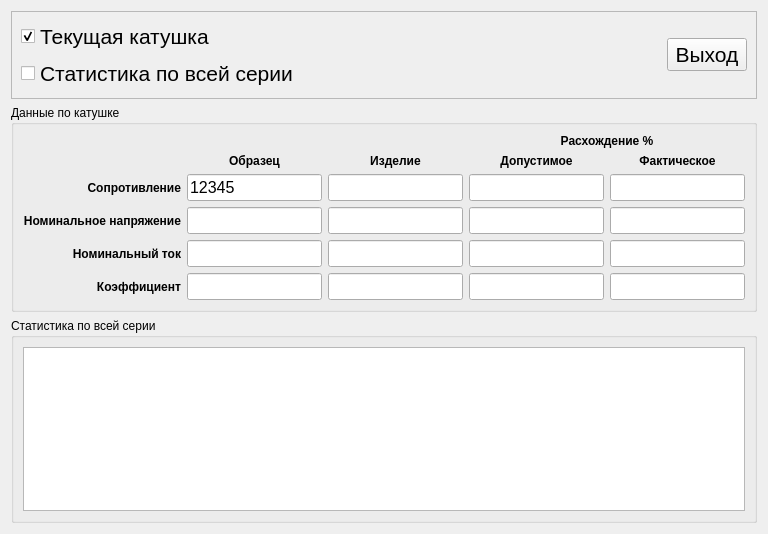
<?xml version="1.0" encoding="UTF-8"?>
<ui version="4.0">
 <class>Form</class>
 <widget class="QWidget" name="Form">
  <property name="geometry">
   <rect>
    <x>0</x>
    <y>0</y>
    <width>768</width>
    <height>534</height>
   </rect>
  </property>
  <property name="sizePolicy">
   <sizepolicy hsizetype="Preferred" vsizetype="Minimum">
    <horstretch>0</horstretch>
    <verstretch>0</verstretch>
   </sizepolicy>
  </property>
  <property name="windowTitle">
   <string>Статистическая информация</string>
  </property>
  <layout class="QVBoxLayout" name="verticalLayout_2">
   <item>
    <widget class="QFrame" name="frame_4">
     <property name="sizePolicy">
      <sizepolicy hsizetype="Preferred" vsizetype="Fixed">
       <horstretch>0</horstretch>
       <verstretch>0</verstretch>
      </sizepolicy>
     </property>
     <property name="frameShape">
      <enum>QFrame::StyledPanel</enum>
     </property>
     <property name="frameShadow">
      <enum>QFrame::Raised</enum>
     </property>
     <layout class="QVBoxLayout" name="verticalLayout_5">
      <item>
       <layout class="QGridLayout" name="gridLayout_2">
        <item row="0" column="0">
         <widget class="QCheckBox" name="checkBox">
          <property name="font">
           <font>
            <pointsize>16</pointsize>
           </font>
          </property>
          <property name="text">
           <string>Текущая катушка</string>
          </property>
          <property name="checked">
           <bool>true</bool>
          </property>
         </widget>
        </item>
        <item row="1" column="0">
         <widget class="QCheckBox" name="checkBox_2">
          <property name="font">
           <font>
            <pointsize>16</pointsize>
           </font>
          </property>
          <property name="text">
           <string>Статистика по всей серии</string>
          </property>
         </widget>
        </item>
        <item row="0" column="2" rowspan="2">
         <widget class="QPushButton" name="pushButton">
          <property name="font">
           <font>
            <pointsize>16</pointsize>
           </font>
          </property>
          <property name="text">
           <string>Выход</string>
          </property>
         </widget>
        </item>
        <item row="0" column="1" rowspan="2">
         <spacer name="horizontalSpacer">
          <property name="orientation">
           <enum>Qt::Horizontal</enum>
          </property>
          <property name="sizeHint" stdset="0">
           <size>
            <width>40</width>
            <height>20</height>
           </size>
          </property>
         </spacer>
        </item>
       </layout>
      </item>
     </layout>
    </widget>
   </item>
   <item>
    <widget class="QGroupBox" name="groupBox">
     <property name="sizePolicy">
      <sizepolicy hsizetype="Preferred" vsizetype="Fixed">
       <horstretch>0</horstretch>
       <verstretch>0</verstretch>
      </sizepolicy>
     </property>
     <property name="title">
      <string>Данные по катушке</string>
     </property>
     <layout class="QVBoxLayout" name="verticalLayout_3">
      <item>
       <layout class="QGridLayout" name="gridLayout">
        <item row="1" column="1">
         <widget class="QLabel" name="label">
          <property name="font">
           <font>
            <pointsize>9</pointsize>
            <weight>75</weight>
            <bold>true</bold>
           </font>
          </property>
          <property name="text">
           <string>Образец</string>
          </property>
          <property name="alignment">
           <set>Qt::AlignCenter</set>
          </property>
         </widget>
        </item>
        <item row="1" column="2">
         <widget class="QLabel" name="label_2">
          <property name="font">
           <font>
            <pointsize>9</pointsize>
            <weight>75</weight>
            <bold>true</bold>
           </font>
          </property>
          <property name="text">
           <string>Изделие</string>
          </property>
          <property name="alignment">
           <set>Qt::AlignCenter</set>
          </property>
         </widget>
        </item>
        <item row="1" column="3">
         <widget class="QLabel" name="label_3">
          <property name="font">
           <font>
            <pointsize>9</pointsize>
            <weight>75</weight>
            <bold>true</bold>
           </font>
          </property>
          <property name="text">
           <string>Допустимое</string>
          </property>
          <property name="alignment">
           <set>Qt::AlignCenter</set>
          </property>
         </widget>
        </item>
        <item row="2" column="0">
         <widget class="QLabel" name="label_5">
          <property name="font">
           <font>
            <pointsize>9</pointsize>
            <weight>75</weight>
            <bold>true</bold>
           </font>
          </property>
          <property name="text">
           <string>Сопротивление</string>
          </property>
          <property name="alignment">
           <set>Qt::AlignRight|Qt::AlignTrailing|Qt::AlignVCenter</set>
          </property>
         </widget>
        </item>
        <item row="3" column="0">
         <widget class="QLabel" name="label_6">
          <property name="font">
           <font>
            <pointsize>9</pointsize>
            <weight>75</weight>
            <bold>true</bold>
           </font>
          </property>
          <property name="text">
           <string>Номинальное напряжение</string>
          </property>
          <property name="alignment">
           <set>Qt::AlignRight|Qt::AlignTrailing|Qt::AlignVCenter</set>
          </property>
         </widget>
        </item>
        <item row="4" column="0">
         <widget class="QLabel" name="label_7">
          <property name="font">
           <font>
            <pointsize>9</pointsize>
            <weight>75</weight>
            <bold>true</bold>
           </font>
          </property>
          <property name="text">
           <string>Номинальный ток</string>
          </property>
          <property name="alignment">
           <set>Qt::AlignRight|Qt::AlignTrailing|Qt::AlignVCenter</set>
          </property>
         </widget>
        </item>
        <item row="5" column="0">
         <widget class="QLabel" name="label_8">
          <property name="font">
           <font>
            <pointsize>9</pointsize>
            <weight>75</weight>
            <bold>true</bold>
           </font>
          </property>
          <property name="text">
           <string>Коэффициент</string>
          </property>
          <property name="alignment">
           <set>Qt::AlignRight|Qt::AlignTrailing|Qt::AlignVCenter</set>
          </property>
         </widget>
        </item>
        <item row="1" column="4">
         <widget class="QLabel" name="label_9">
          <property name="font">
           <font>
            <pointsize>9</pointsize>
            <weight>75</weight>
            <bold>true</bold>
           </font>
          </property>
          <property name="text">
           <string>Фактическое</string>
          </property>
          <property name="alignment">
           <set>Qt::AlignCenter</set>
          </property>
         </widget>
        </item>
        <item row="2" column="1">
         <widget class="QLineEdit" name="lineEdit">
          <property name="font">
           <font>
            <pointsize>12</pointsize>
           </font>
          </property>
          <property name="text">
           <string>12345</string>
          </property>
         </widget>
        </item>
        <item row="3" column="1">
         <widget class="QLineEdit" name="lineEdit_2">
          <property name="font">
           <font>
            <pointsize>12</pointsize>
           </font>
          </property>
         </widget>
        </item>
        <item row="4" column="1">
         <widget class="QLineEdit" name="lineEdit_3">
          <property name="font">
           <font>
            <pointsize>12</pointsize>
           </font>
          </property>
         </widget>
        </item>
        <item row="5" column="1">
         <widget class="QLineEdit" name="lineEdit_4">
          <property name="font">
           <font>
            <pointsize>12</pointsize>
           </font>
          </property>
         </widget>
        </item>
        <item row="2" column="2">
         <widget class="QLineEdit" name="lineEdit_5">
          <property name="font">
           <font>
            <pointsize>12</pointsize>
           </font>
          </property>
         </widget>
        </item>
        <item row="3" column="2">
         <widget class="QLineEdit" name="lineEdit_6">
          <property name="font">
           <font>
            <pointsize>12</pointsize>
           </font>
          </property>
         </widget>
        </item>
        <item row="4" column="2">
         <widget class="QLineEdit" name="lineEdit_7">
          <property name="font">
           <font>
            <pointsize>12</pointsize>
           </font>
          </property>
         </widget>
        </item>
        <item row="5" column="2">
         <widget class="QLineEdit" name="lineEdit_8">
          <property name="font">
           <font>
            <pointsize>12</pointsize>
           </font>
          </property>
         </widget>
        </item>
        <item row="2" column="3">
         <widget class="QLineEdit" name="lineEdit_9">
          <property name="font">
           <font>
            <pointsize>12</pointsize>
           </font>
          </property>
         </widget>
        </item>
        <item row="3" column="3">
         <widget class="QLineEdit" name="lineEdit_10">
          <property name="font">
           <font>
            <pointsize>12</pointsize>
           </font>
          </property>
         </widget>
        </item>
        <item row="4" column="3">
         <widget class="QLineEdit" name="lineEdit_11">
          <property name="font">
           <font>
            <pointsize>12</pointsize>
           </font>
          </property>
         </widget>
        </item>
        <item row="5" column="3">
         <widget class="QLineEdit" name="lineEdit_12">
          <property name="font">
           <font>
            <pointsize>12</pointsize>
           </font>
          </property>
         </widget>
        </item>
        <item row="2" column="4">
         <widget class="QLineEdit" name="lineEdit_13">
          <property name="font">
           <font>
            <pointsize>12</pointsize>
           </font>
          </property>
         </widget>
        </item>
        <item row="3" column="4">
         <widget class="QLineEdit" name="lineEdit_14">
          <property name="font">
           <font>
            <pointsize>12</pointsize>
           </font>
          </property>
         </widget>
        </item>
        <item row="4" column="4">
         <widget class="QLineEdit" name="lineEdit_15">
          <property name="font">
           <font>
            <pointsize>12</pointsize>
           </font>
          </property>
         </widget>
        </item>
        <item row="5" column="4">
         <widget class="QLineEdit" name="lineEdit_16">
          <property name="font">
           <font>
            <pointsize>12</pointsize>
           </font>
          </property>
         </widget>
        </item>
        <item row="0" column="3" colspan="2">
         <widget class="QLabel" name="label_10">
          <property name="font">
           <font>
            <pointsize>9</pointsize>
            <weight>75</weight>
            <bold>true</bold>
           </font>
          </property>
          <property name="text">
           <string>Расхождение %</string>
          </property>
          <property name="alignment">
           <set>Qt::AlignCenter</set>
          </property>
         </widget>
        </item>
       </layout>
      </item>
     </layout>
    </widget>
   </item>
   <item>
    <widget class="QGroupBox" name="groupBox_2">
     <property name="sizePolicy">
      <sizepolicy hsizetype="Preferred" vsizetype="Preferred">
       <horstretch>0</horstretch>
       <verstretch>0</verstretch>
      </sizepolicy>
     </property>
     <property name="title">
      <string>Статистика по всей серии</string>
     </property>
     <layout class="QVBoxLayout" name="verticalLayout">
      <item>
       <widget class="QTextEdit" name="textEdit">
        <property name="html">
         <string>&lt;!DOCTYPE HTML PUBLIC &quot;-//W3C//DTD HTML 4.0//EN&quot; &quot;http://www.w3.org/TR/REC-html40/strict.dtd&quot;&gt;
&lt;html&gt;&lt;head&gt;&lt;meta name=&quot;qrichtext&quot; content=&quot;1&quot; /&gt;&lt;style type=&quot;text/css&quot;&gt;
p, li { white-space: pre-wrap; }
&lt;/style&gt;&lt;/head&gt;&lt;body style=&quot; font-family:'MS Shell Dlg 2'; font-size:8.25pt; font-weight:400; font-style:normal;&quot;&gt;
&lt;p style=&quot;-qt-paragraph-type:empty; margin-top:0px; margin-bottom:0px; margin-left:0px; margin-right:0px; -qt-block-indent:0; text-indent:0px; font-size:8pt;&quot;&gt;&lt;/p&gt;&lt;/body&gt;&lt;/html&gt;</string>
        </property>
       </widget>
      </item>
     </layout>
    </widget>
   </item>
  </layout>
 </widget>
 <resources/>
 <connections/>
</ui>
